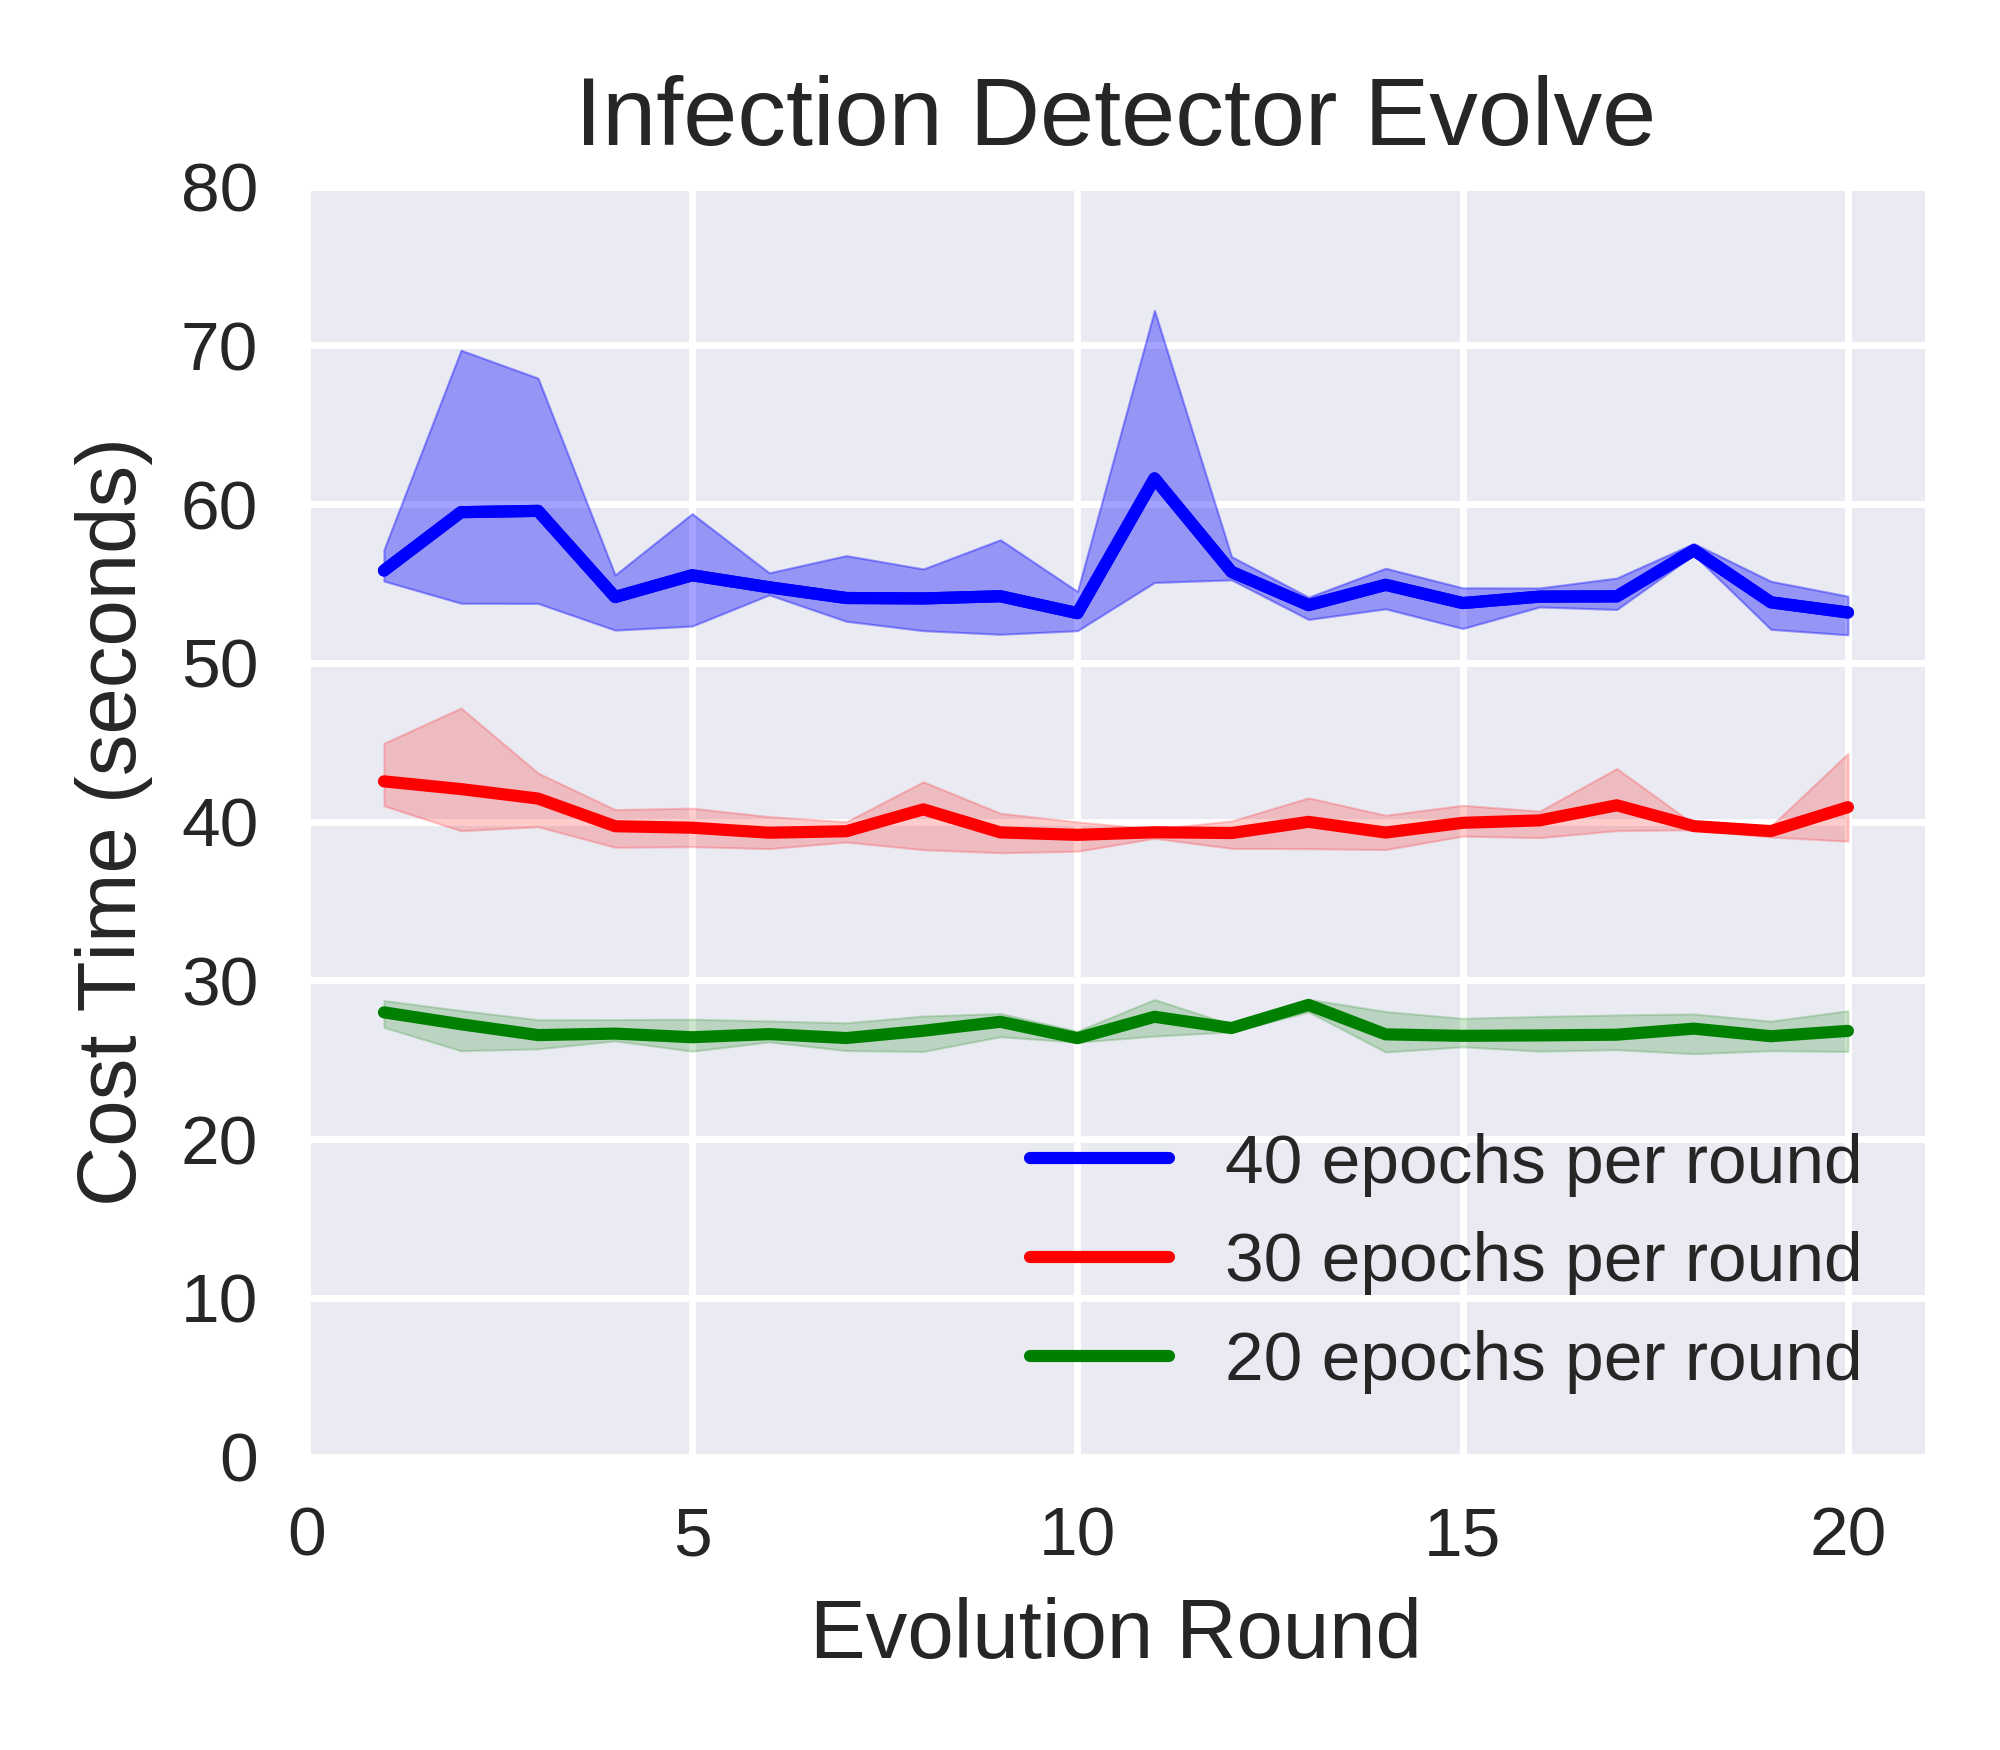

This chart was generated by the following Python code:
import matplotlib.pyplot as plt
import pandas as pd
import seaborn as sns

infection_retrain_epo40_costtime_file = pd.read_csv('infection_detector_retrain_time_list_round20_epoch40.csv')
infection_retrain_epo40_costtime_df = pd.DataFrame(infection_retrain_epo40_costtime_file)

infection_retrain_epo40_costtime_seed_0_df = infection_retrain_epo40_costtime_df.drop(columns=['seed1','seed2'])  
infection_retrain_epo40_costtime_seed_0_df.rename(columns={'seed0': 'costtime'}, inplace=True)

infection_retrain_epo40_costtime_seed_1_df = infection_retrain_epo40_costtime_df.drop(columns=['seed0','seed2'])  
infection_retrain_epo40_costtime_seed_1_df.rename(columns={'seed1': 'costtime'}, inplace=True)

infection_retrain_epo40_costtime_seed_2_df = infection_retrain_epo40_costtime_df.drop(columns=['seed0','seed1'])  
infection_retrain_epo40_costtime_seed_2_df.rename(columns={'seed2': 'costtime'}, inplace=True)

print("infection_retrain_epo40_costtime_df:\n",infection_retrain_epo40_costtime_df)  
print("infection_retrain_epo40_costtime_seed_0_df:\n",infection_retrain_epo40_costtime_seed_0_df)  
print("infection_retrain_epo40_costtime_seed_1_df:\n",infection_retrain_epo40_costtime_seed_1_df)  
print("infection_retrain_epo40_costtime_seed_2_df:\n",infection_retrain_epo40_costtime_seed_2_df)  



infection_retrain_epo40_costtime_merge_df = pd.concat([infection_retrain_epo40_costtime_seed_0_df, infection_retrain_epo40_costtime_seed_1_df, infection_retrain_epo40_costtime_seed_2_df])
# infection_retrain_epo40_costtime_merge_df = pd.concat([infection_retrain_epo40_costtime_df, infection_retrain_epo40_costtime_df, infection_retrain_epo40_costtime_df])

print("infection_retrain_epo40_costtime_merge_df:\n",infection_retrain_epo40_costtime_merge_df)  

infection_retrain_epo40_costtime_merge_df = infection_retrain_epo40_costtime_merge_df.reset_index(drop=True)

print("infection_retrain_epo40_costtime_merge_df:\n",infection_retrain_epo40_costtime_merge_df)  
#================================================




infection_retrain_epo30_costtime_file = pd.read_csv('infection_detector_retrain_time_list_round20_epoch30.csv')
infection_retrain_epo30_costtime_df = pd.DataFrame(infection_retrain_epo30_costtime_file)

infection_retrain_epo30_costtime_seed_0_df = infection_retrain_epo30_costtime_df.drop(columns=['seed1','seed2'])  
infection_retrain_epo30_costtime_seed_0_df.rename(columns={'seed0': 'costtime'}, inplace=True)

infection_retrain_epo30_costtime_seed_1_df = infection_retrain_epo30_costtime_df.drop(columns=['seed0','seed2'])  
infection_retrain_epo30_costtime_seed_1_df.rename(columns={'seed1': 'costtime'}, inplace=True)

infection_retrain_epo30_costtime_seed_2_df = infection_retrain_epo30_costtime_df.drop(columns=['seed0','seed1'])  
infection_retrain_epo30_costtime_seed_2_df.rename(columns={'seed2': 'costtime'}, inplace=True)

print("infection_retrain_epo30_costtime_df:\n",infection_retrain_epo30_costtime_df)  
print("infection_retrain_epo30_costtime_seed_0_df:\n",infection_retrain_epo30_costtime_seed_0_df)  
print("infection_retrain_epo30_costtime_seed_1_df:\n",infection_retrain_epo30_costtime_seed_1_df)  
print("infection_retrain_epo30_costtime_seed_2_df:\n",infection_retrain_epo30_costtime_seed_2_df)  



infection_retrain_epo30_costtime_merge_df = pd.concat([infection_retrain_epo30_costtime_seed_0_df, infection_retrain_epo30_costtime_seed_1_df, infection_retrain_epo30_costtime_seed_2_df])
# infection_retrain_epo30_costtime_merge_df = pd.concat([infection_retrain_epo30_costtime_df, infection_retrain_epo30_costtime_df, infection_retrain_epo30_costtime_df])

print("infection_retrain_epo30_costtime_merge_df:\n",infection_retrain_epo30_costtime_merge_df)  

infection_retrain_epo30_costtime_merge_df = infection_retrain_epo30_costtime_merge_df.reset_index(drop=True)

print("infection_retrain_epo30_costtime_merge_df:\n",infection_retrain_epo30_costtime_merge_df)  

#================================================




infection_retrain_epo20_costtime_file = pd.read_csv('infection_detector_retrain_time_list_round20_epoch20.csv')
infection_retrain_epo20_costtime_df = pd.DataFrame(infection_retrain_epo20_costtime_file)

infection_retrain_epo20_costtime_seed_0_df = infection_retrain_epo20_costtime_df.drop(columns=['seed1','seed2'])  
infection_retrain_epo20_costtime_seed_0_df.rename(columns={'seed0': 'costtime'}, inplace=True)

infection_retrain_epo20_costtime_seed_1_df = infection_retrain_epo20_costtime_df.drop(columns=['seed0','seed2'])  
infection_retrain_epo20_costtime_seed_1_df.rename(columns={'seed1': 'costtime'}, inplace=True)

infection_retrain_epo20_costtime_seed_2_df = infection_retrain_epo20_costtime_df.drop(columns=['seed0','seed1'])  
infection_retrain_epo20_costtime_seed_2_df.rename(columns={'seed2': 'costtime'}, inplace=True)

print("infection_retrain_epo20_costtime_df:\n",infection_retrain_epo20_costtime_df)  
print("infection_retrain_epo20_costtime_seed_0_df:\n",infection_retrain_epo20_costtime_seed_0_df)  
print("infection_retrain_epo20_costtime_seed_1_df:\n",infection_retrain_epo20_costtime_seed_1_df)  
print("infection_retrain_epo20_costtime_seed_2_df:\n",infection_retrain_epo20_costtime_seed_2_df)  



infection_retrain_epo20_costtime_merge_df = pd.concat([infection_retrain_epo20_costtime_seed_0_df, infection_retrain_epo20_costtime_seed_1_df, infection_retrain_epo20_costtime_seed_2_df])
# infection_retrain_epo20_costtime_merge_df = pd.concat([infection_retrain_epo20_costtime_df, infection_retrain_epo20_costtime_df, infection_retrain_epo20_costtime_df])

print("infection_retrain_epo20_costtime_merge_df:\n",infection_retrain_epo20_costtime_merge_df)  

infection_retrain_epo20_costtime_merge_df = infection_retrain_epo20_costtime_merge_df.reset_index(drop=True)

print("infection_retrain_epo20_costtime_merge_df:\n",infection_retrain_epo20_costtime_merge_df)  

#================================================

# sns.set_theme(style="darkgrid")
plt.style.use('seaborn') 
# plt.style.use('default') 
# plt.style.use('seaborn-deep') 

# plt.figure(figsize=(4, 3.5), dpi=500)
_, ax = plt.subplots(nrows=1, ncols=1, figsize=(4, 3.5), tight_layout=True, dpi=500) #dpi=100 分辨率


sns_plot=sns.lineplot(data=infection_retrain_epo40_costtime_merge_df, x='round', y='costtime', color='b')



sns_plot=sns.lineplot(data=infection_retrain_epo40_costtime_merge_df, x='round', y='costtime', color='b', label='40 epochs per round')

sns_plot=sns.lineplot(data=infection_retrain_epo30_costtime_merge_df, x='round', y='costtime', color='r', label='30 epochs per round')

sns_plot=sns.lineplot(data=infection_retrain_epo20_costtime_merge_df, x='round', y='costtime', color='g', label='20 epochs per round')





ax.set_xlabel('Evolution Round', fontsize=12)
ax.set_ylabel('Cost Time (seconds)', fontsize=12)
ax.set_title('Infection Detector Evolve', fontsize=14); 
# plt.ylim(0.5, 2.0)
plt.ylim(0, 80)
# 调整横坐标显示范围
plt.xlim(0, 21)
# plt.legend(loc='best')
plt.legend(loc='lower right')
# ax.ticklabel_format(axis='y', style='sci', scilimits=(0,0))


savepath = f'/home/huan1932/ARIoTEDef-Actual/drawfigure/Section8.6/test-time/infecDec-evolve/different-epoch'
savename = f'line-shadow-figure-infection-retrain-costtime-seed012-epo203040'
plt.savefig(fname=f'{savepath}/{savename}.png',dpi=500)
plt.close   
